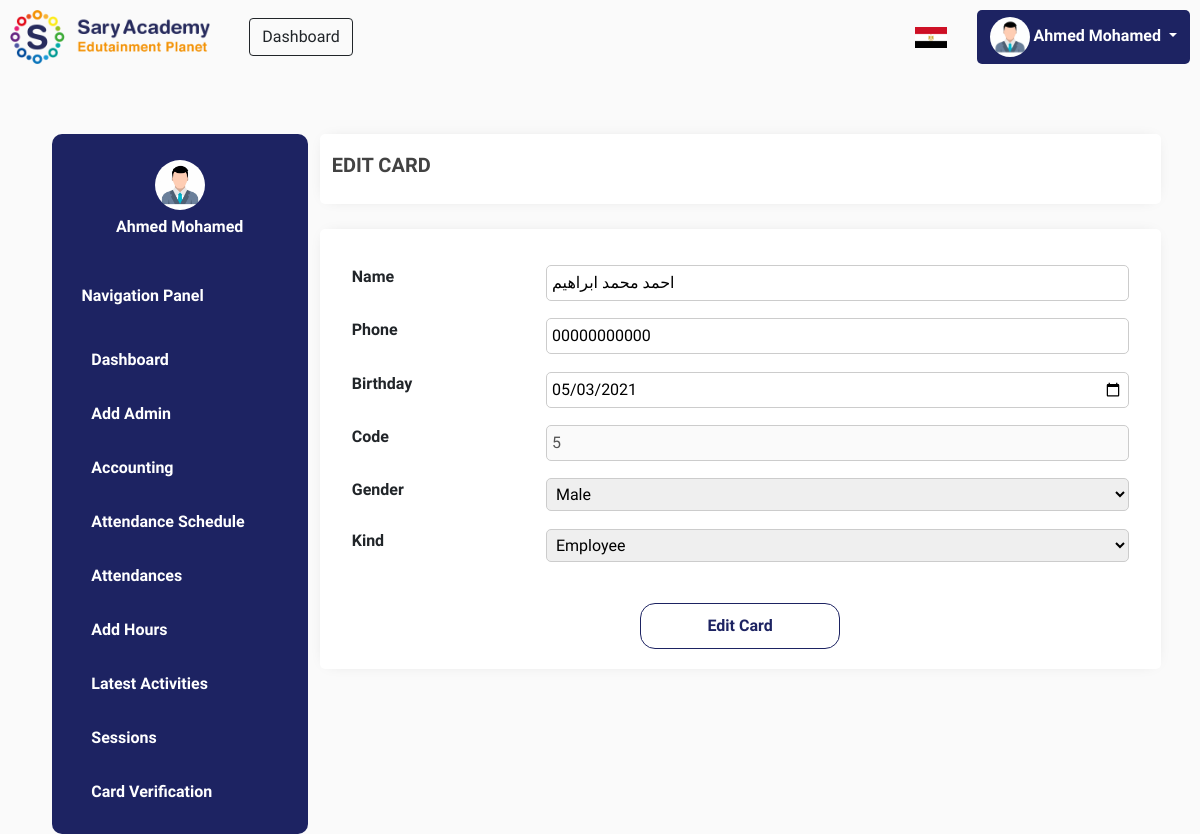
Page /edit-profile.php?id=1 (signed in) on the committed database.
### tables this page shows
CREATE TABLE `users` (
  `id` int(255) NOT NULL,
  `name` text NOT NULL,
  `email` text NOT NULL,
  `password` char(40) NOT NULL,
  `gender` text NOT NULL,
  `phone` text DEFAULT NULL,
  `role` text NOT NULL
);

CREATE TABLE `cards` (
  `id` int(255) NOT NULL,
  `name` text NOT NULL,
  `phone` text DEFAULT NULL,
  `birthday` text NOT NULL,
  `gender` text NOT NULL,
  `code` text NOT NULL,
  `kind` text DEFAULT NULL,
  `position` text DEFAULT NULL,
  `salary` text DEFAULT NULL,
  `profile_pic` varchar(255) DEFAULT NULL,
  `hours` int(255) NOT NULL
);

### edit-profile.php (the view, shortened to what this page needs)
<html>
<head>
    <?php include('links.php'); ?>
</head>
<body style="background-color:#FAFAFA;padding:10px">
<?php include('header.php'); ?>
<div class="container" style="max-width: 95%;margin-top: 70px;">
    <div class="row">
        <div class="col-lg-3">
            <?php include('menu.php'); ?>
        </div>
        <div class="col-lg">
            <div class="row" style="background:white;height: 70px;box-shadow:0 0 15px -9px rgba(0, 0, 0, 0.25);border-radius:5px">
                <h5 style="text-transform: uppercase;font-weight:bold;color:#424242;align-self: center;"><i class="far fa-user-crown"></i> Edit Card</h5>
            </div>
            <div class="row" style="background:white;padding:20px;box-shadow:0 0 15px -9px rgba(0, 0, 0, 0.25);border-radius:5px;margin-top:3%">
                <form method="POST" style="margin-top: 2%;" enctype="multipart/form-data">
                    <div id='container'>
<?php
$id = $_GET['id'];
$sql = "SELECT * FROM cards WHERE id = $id";
$query = mysqli_query($connect, $sql);
$num = mysqli_num_rows($query);
if($num > 0) {
    while($row = mysqli_fetch_assoc($query)) {
        $name = $row['name'];
        $phone = $row['phone'];
        $birthday = $row['birthday'];
        $gender = $row['gender'];
        $code = $row['code'];
        $kind = $row['kind'];
    }
} else {
    die();
}
?>
                    <label style="font-weight: bold;">Name</label>
                    <input type="text" name="name" value="<?php echo "$name" ?>" required>
                    <label style="font-weight: bold;">Phone</label>
                    <input type="text" name="phone"  value="<?php echo "$phone" ?>" required>
                    <label style="font-weight: bold;">Birthday</label>
                    <input type="date" name="birthday" value="<?php echo "$birthday" ?>" required>
                    <label style="font-weight: bold;">Code</label>
                    <input type="text" name="code" value="<?php echo "$code" ?>" disabled>
                    <label style="font-weight: bold;">Gender</label>
                    <select name="gender" required>
                        <option hidden><?php echo "$gender" ?></option>
                    </select>
                    <label style="font-weight: bold;">Kind</label>
                    <select name="kind" onchange="yesnoCheck(this);" required>
                        <option value=<?php echo "$kind" ?> hidden><?php echo "$kind" ?></option>
                    </select>
                    </div>
                    <input type="submit" name="edit-card" value="Edit Card">
                </form>
            </div>
        </div>
    </div>
</div>
</body>
</html>

### header.php (shortened to what this page needs)
<nav style="display: block;">
        <a href="https://sary-academy.com" target="_blank"><img src="pics/saryacademy.png" alt="Sary academy" style="max-width: 200px;"></a>
        <a href="https://saryacademy.com/dashboard/login" style="margin-left:3%"><button class="btn btn-outline-dark">Dashboard</button></a>
        <div style="float: right;display:flex;align-items: center;gap: 30px">
        <a href="ar/"><img src="pics/egypt-flag.png"></a>
        <div class="dropdown" style="box-shadow:none !important;background:#1D2362;border-radius: 5px;">
        <button class="btn dropdown-toggle shadow-none" type="button" id="dropdownMenuButton1" data-bs-toggle="dropdown" aria-expanded="false" style="color:white;font-weight:bold;">
            <img src="pics/placeholder.jpg" style="max-width: 40px;border-radius: 50%;">
<?php
$email = $_SESSION['email'];
$sql = "SELECT * FROM users WHERE email = '$email'";
$query = mysqli_query($connect, $sql);
while($row = mysqli_fetch_assoc($query)) {
    $name = $row['name'];
    echo "$name";
}
?>
        </button>
        </div>
        </div>
</nav>

### menu.php
<div class="menu-dashboard">
    <div class="menu-container">
        <img src="pics/placeholder.jpg" style="max-width: 50px;border-radius: 50%;margin-left: auto;margin-right: auto;display: block;">
        <span style="text-align: center;color:white;display:block;font-weight:bold;margin-top:2%"><?php
$email = $_SESSION['email'];
$sql = "SELECT * FROM users WHERE email = '$email'";
$query = mysqli_query($connect, $sql);
while($row = mysqli_fetch_assoc($query)) {
    $name = $row['name'];
    echo "$name";
}
?></span>
        <div class="menu-links">
            <span style="color: white;font-weight:bold;padding:15px;margin-bottom:10px;display:block">Navigation Panel</span>
            <a href="dashboard.php"><button class="menu-link dashboard-menu"><i class="fal fa-home" style="margin-right: 5%;"></i> Dashboard</button></a>
            <?php
            if(!isset($_SESSION['email'])) {
                header('Location: index.php');
            } else {
                $email = $_SESSION['email'];
            }
            $sql = "SELECT * FROM users WHERE email = '$email'";
            $query = mysqli_query($connect, $sql);
            while($row = mysqli_fetch_assoc($query)) {
                $role = $row['role'];
            }
            if($role == "Admin") {
            } elseif($role == "Superadmin") {
                echo '<a href="add-admin.php"><button class="menu-link add-admin-menu"><i class="fal fa-user" style="margin-right: 5%;"></i> Add Admin</button></a>';
            }
            ?>
            <a href="accounting.php"><button class="menu-link accounting-menu"><i class="far fa-calculator" style="margin-right: 5%;"></i> Accounting</button></a>
            <a href="attendance-schedule.php"><button class="menu-link attendance-schedule-menu"><i class="far fa-user-chart" style="margin-right: 5%;"></i> Attendance Schedule</button></a>
            <a href="attendance.php"><button class="menu-link attendance-menu"><i class="far fa-clipboard-user" style="margin-right: 5%;"></i> Attendances</button></a>
            <a href="add-hours.php"><button class="menu-link add-hours-menu"><i class="fal fa-id-card" style="margin-right: 5%;"></i> Add Hours</button></a>
            <a href="activities.php"><button class="menu-link activities-menu"><i class="fal fa-exchange" style="margin-right: 5%;"></i> Latest Activities</button></a>
            <a href="sessions.php"><button class="menu-link sessions-menu"><i class="far fa-plug" style="margin-right: 5%;"></i> Sessions</button></a>
            <a href="card-verification.php"><button class="menu-link card-verify-menu"><i class="fal fa-users" style="margin-right: 5%;"></i> Card Verification</button></a>
        </div>
    </div>
</div>

### style/style.css (style rules this page uses)
*, html { margin: 0; padding: 0; }
body { height: 100%; width: 100%; font-family: 'Tajawal', sans-serif !important; }
a { text-decoration: none !important; color: black !important }
.menu-dashboard { background: #1D2362; border-radius: 10px; padding: 15px; position: relative; height: 100%; }
.menu-container { margin-top: 5% }
.menu-link { width: 100%; text-align: left; padding: 15px; background: transparent; color: white; font-weight: bold; outline: none; border: none; }
.menu-links { margin-top: 30px; }

### edit-profile.php (style rules this page uses)
input[type="text"], input[type="email"], input[type="password"], input[type="date"],select { padding: 5px; border: 1px solid #CCC; border-radius: 5px; outline: none; margin-bottom: 3%; }
#container { display: grid; grid-template-columns: 1fr 3fr; }
input[type="submit"] { padding: 10px; width: 200px; margin-left: auto; margin-right: auto; display: block; margin-top: 3%; background: white; color: #1d2362; border-radius: 15px; border: 1px solid #1d2362; font-weight: bold; outline: none; }

### rows in the picture
users: name "Ahmed Mohamed"
cards: name "احمد محمد ابراهيم", phone "00000000000", birthday "05/03/2021", code "5", gender "Male", kind "Employee"
